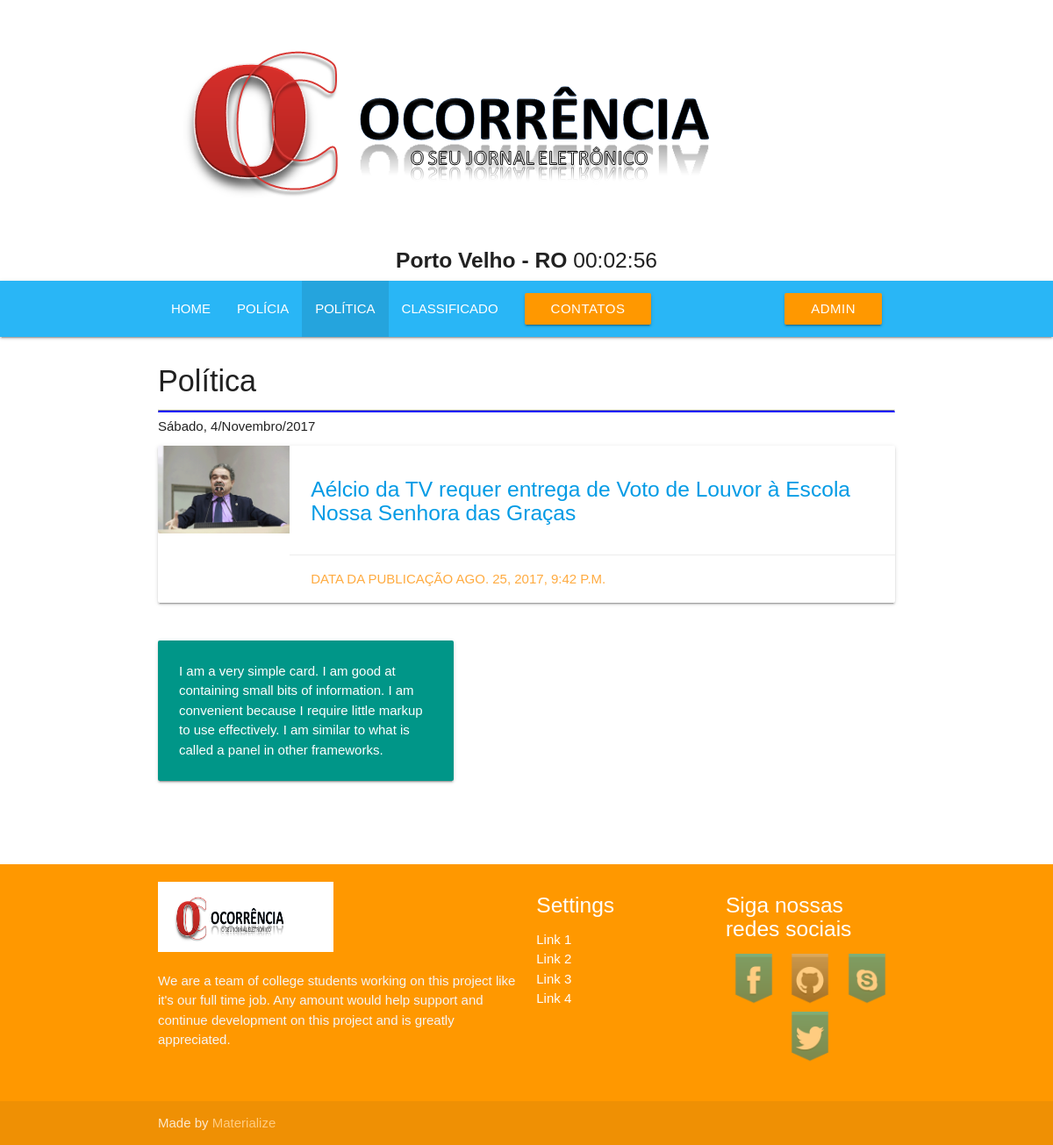
Page /politica_poster/ on the committed database.
### coreocorrencia/models.py (models this page shows, shortened)
class Poster_polit(models.Model):
    autor = models.ForeignKey('auth.User')
    titulo = models.CharField(max_length=200)
    fonte = models.CharField(max_length=200)
    imagen = models.ImageField(storage=fs)
    texto = RichTextField()
    data_criacao = models.DateTimeField('Data de Criação', default=timezone.now)
    data_publicacao = models.DateTimeField('Data de Publicação', blank=True, null=True)
    class Meta:
        ordering= ('-data_publicacao',)

### coreocorrencia/views.py (the view)
# urls.py: url(r'^politica_poster/$',views.politica),
def politica(request):
    posts_politica = Poster_polit.objects.filter()
    return render (request, 'politica_poster.html', {'posts_politica':posts_politica})

### coreocorrencia/templates/politica_poster.html (shortened to what this page needs)
{% extends "base/base.html" %}
{% block menu %}
{% include 'base/nav_menu_politica.html' %}
{% endblock %}
{% block conteudo %}
{% load staticfiles %}
  <div class="container">
    <div class="section">
      <div class="col s12 m12">
          <h4>Política</h4><hr style="border-bottom:2px solid blue">
          {% include 'include/data.html' %}
      </div>
        {% for poster in posts_politica  %}
       <div class="row">
          <div class="col s12 m12">
            <div class="card horizontal">
              <div class="card-image">
                <img src="{{ poster.imagen.url }}" width="100" height="100">
              </div>
              <div class="card-stacked">
                <div class="card-content">
                  <a href="/politica_detalhes/{{poster.id}}"><p><h5>{{ poster.titulo}}</h5></p></a>
                </div>
                <div class="card-action">
                  <a href="/politica_detalhes/{{poster.id}}">Data da Publicação {{ poster.data_publicacao }}</a>
                </div>
              </div>
            </div>
          </div>
       </div>
      {% endfor %}
<div class="row">
  <div class="col s12 m5">
    <div class="card-panel teal">
        <span class="white-text">I am a very simple card. I am good at containing small bits of information.
        I am convenient because I require little markup to use effectively. I am similar to what is called a panel in other frameworks.
        </span>
     </div>
  </div>
</div>
    </div>
    <br><br>
  </div>
{% endblock %}

### rows in the picture
Poster_polit: imagen (picture), titulo "Aélcio da TV requer entrega de Voto de Louvor à Escola Nossa Senhora das Graças", data_publicacao "AGO. 25, 2017, 9:42 P.M."
